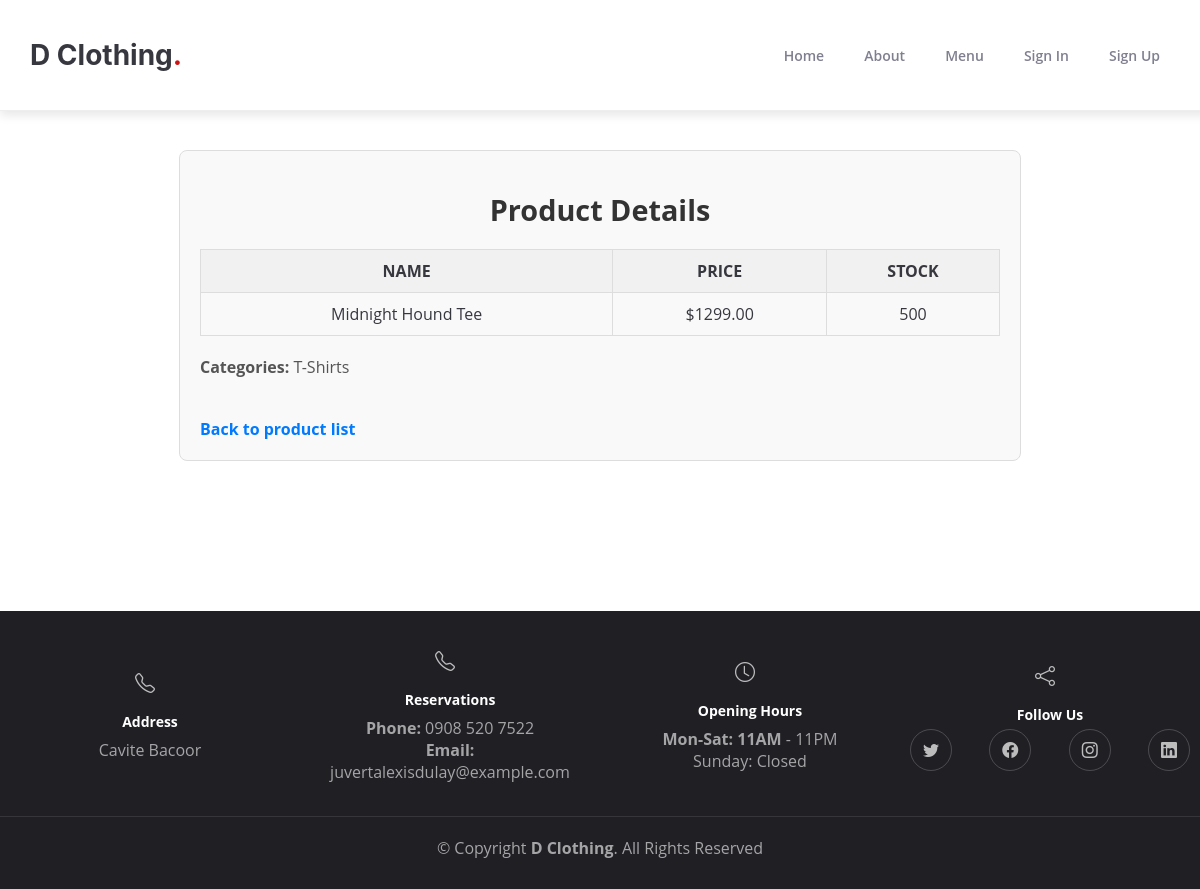
The page /product-detail/9/ on the database its author committed.
### app/models.py (models this page shows, shortened)
class Product(models.Model):
    name = models.CharField(max_length=100)
    description = models.TextField(blank=True)
    image = models.ImageField(upload_to='products/', default='default.jpg')
    price = models.DecimalField(max_digits=10, decimal_places=2)
    stock = models.PositiveIntegerField()
    categories = models.ManyToManyField(Category, related_name='products')

class Category(models.Model):
    name = models.CharField(max_length=100)
    description = models.TextField(blank=True, null=True)

### app/views.py (the view)
# urls.py: path('product-detail/<int:pk>/', ProductDetailView.as_view(), name='product_detail'),
class ProductDetailView(DetailView):
    model = Product
    template_name = 'app/product_detail.html'
    context_object_name = 'product'

### app/templates/app/product_detail.html
{% extends 'app/base.html' %}
{% load static %}
{% block content %}
<link rel="stylesheet" href="{% static 'css/detail.css' %}">
<div class="product-detail-container">
    <h1 class="title">Product Details</h1>
    <table class="product-detail-table">
        <thead>
            <tr>
                <th>NAME</th>
                <th>PRICE</th>
                <th>STOCK</th>
            </tr>
        </thead>
        <tbody>
            <tr>
                <td>{{ product.name }}</td>
                <td>${{ product.price }}</td>
                <td>{{ product.stock }}</td>
            </tr>
        </tbody>
    </table>
    <div class="categories-section">
        <strong>Categories:</strong>
        {% for category in product.categories.all %}
            {{ category.name }}{% if not forloop.last %}, {% endif %}
        {% endfor %}
    </div>
    <a href="{% url 'menu' %}" class="back-link">Back to product list</a>
</div>
{% endblock content %}

### static/css/base.css (style rules this page uses)
body { font-family: var(--font-default); color: var(--color-default); }

### static/css/navbar.css (style rules this page uses)
:root { --font-default: "Open Sans", system-ui, -apple-system, "Segoe UI", Roboto, "Helvetica Neue", Arial, "Noto Sans", "Liberation Sans", sans-serif; --font-secondary: "Inter", sans-serif; --color-primary: #ce1212; --color-secondary: #37373f; --color-background: #ffffff; --color-text-light: #7f7f90; --color-hover: #ec2727; }
body { font-family: var(--font-default); color: var(--color-secondary); background-color: var(--color-background); margin: 0; padding: 0; }
a { color: var(--color-primary); text-decoration: none; transition: color 0.3s ease; }

### static/css/detail.css (style rules this page uses)
.product-detail-container { max-width: 800px; margin: 150px auto; padding: 20px; border: 1px solid #ddd; border-radius: 8px; background-color: #f9f9f9; }
.title { text-align: center; font-size: 1.8em; margin-bottom: 20px; color: #333; }
.product-detail-table { width: 100%; border-collapse: collapse; margin-bottom: 20px; }
.product-detail-table th, .product-detail-table td { border: 1px solid #ddd; padding: 10px; text-align: center; margin: 150px auto; }
.product-detail-table th { background-color: #f1f1f1; font-weight: bold; }
.categories-section { margin: 20px 0; font-size: 1em; color: #555; }
.back-link { display: inline-block; text-align: center; margin-top: 20px; text-decoration: none; color: #007BFF; font-weight: bold; }

### rows shown on the page
Product: name "Midnight Hound Tee", price "1299.00", stock "500"
Category: name "T-Shirts"
